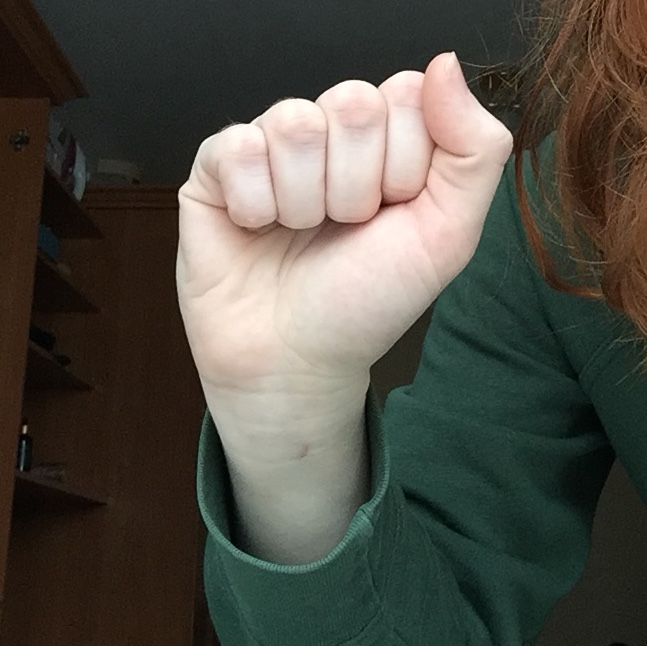
#> input picture imgs/mariia/a.jpg, 647 x 646 px; its folder holds only this picture in this run
$ python img2csv.py   (older library calls are emulated)
#> lines starting #> are read from the running program, lines starting #| are printed output that depends on the picture
import os
from PIL import Image
import numpy as np
import csv
import pandas as pd
import matplotlib.pyplot as plt
from sklearn.preprocessing import LabelBinarizer


def create_csv_from_image_data(directory_path, csv_name):
#> called with directory_path = '../imgs/mariia', csv_name = 'sign_mnist_test_mariia.csv'
    for dir_path, dir_names, filenames in os.walk(directory_path):
        first_row = ['label']
        for pixel_nr in range(1, 28 * 28 + 1):
            first_row.append('pixel{}'.format(str(pixel_nr)))
        with open(csv_name, 'a') as file:
            writer = csv.writer(file)
            writer.writerow(first_row)
        for filename in filenames:
            # print(os.path.splitext(filename)[0])
            img = Image.open(os.path.join(dir_path, filename))
#> img is the input picture: PIL image 647x646 RGB; mean R, G, B 80.4, 78, 69.3
            img = img.resize((28, 28))
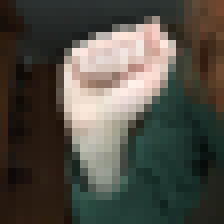
#> img: PIL image 28x28 RGB (shown 8 times larger); mean R, G, B 80.3, 78, 69.2
            img_grey = img.convert('L')
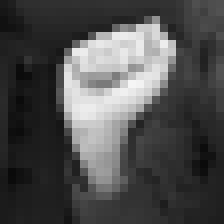
#> img_grey: PIL image 28x28 L (shown 8 times larger); min 10, max 245, mean 77.7
            value = np.asarray(img_grey.getdata(), dtype=np.int) \
                .reshape((28, 28)) \
                .flatten()
#> value = 784 values, max 245 at index 296, min 10 at index 585, mean 77.68
            value = np.insert(value, 0, (ord(filename[0]) - ord('a')))
#> value = 785 values, max 245 at index 297, min 0 at index 0, mean 77.58
            with open(csv_name, 'a') as file:
                writer = csv.writer(file)
                writer.writerow(value)


if __name__ == '__main__':
    create_csv_from_image_data('../imgs/mariia', 'sign_mnist_test_mariia.csv')

#> (the run stopped early here; a loop or call above may not have finished)

$ run again, on imgs/mariia/e.jpg
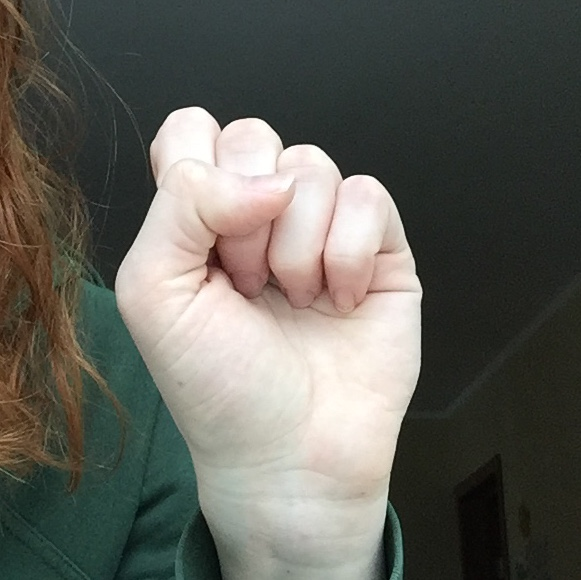
#> input picture imgs/mariia/e.jpg, 581 x 580 px
#> in create_csv_from_image_data, img is the input picture: PIL image 581x580 RGB; mean R, G, B 97.8, 97.7, 90.5
#> in create_csv_from_image_data, `img = img.resize((28, 28))`:
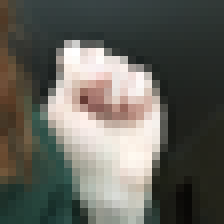
#> img: PIL image 28x28 RGB (shown 8 times larger); mean R, G, B 97.8, 97.7, 90.5
#> in create_csv_from_image_data, `img_grey = img.convert('L')`:
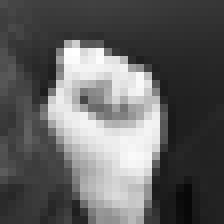
#> img_grey: PIL image 28x28 L (shown 8 times larger); min 8, max 255, mean 96.9
#> in create_csv_from_image_data, `value = np.asarray(img_grey.getdata(), dtype=np.int) \ .reshape((28, 2..`: value = 784 values, max 255 at index 177, min 8 at index 695, mean 96.91
#> in create_csv_from_image_data, `value = np.insert(value, 0, (ord(filename[0]) - ord('a')))`: value = 785 values, max 255 at index 178, min 4 at index 0, mean 96.79

$ run again, on imgs/mariia/f.jpg
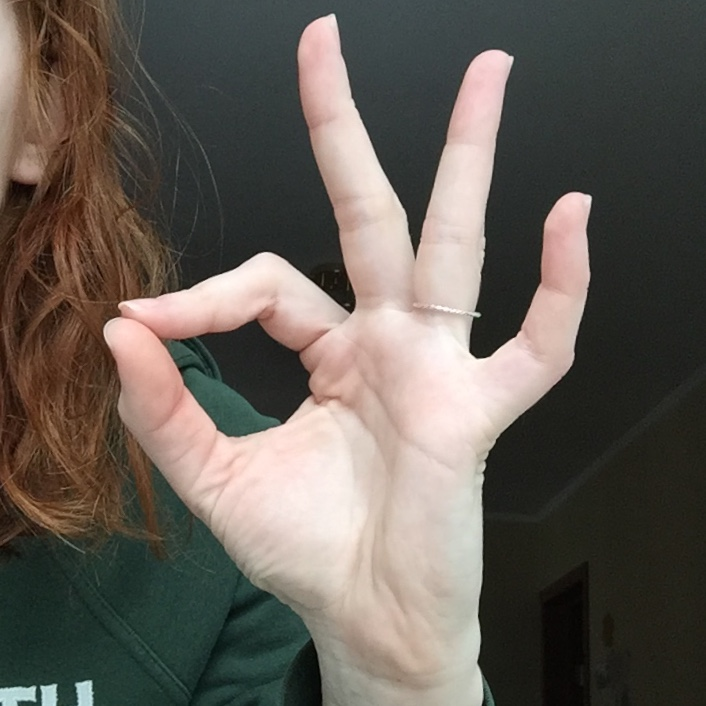
#> input picture imgs/mariia/f.jpg, 706 x 706 px
#> in create_csv_from_image_data, img is the input picture: PIL image 706x706 RGB; mean R, G, B 101.1, 94, 86.4
#> in create_csv_from_image_data, `img = img.resize((28, 28))`:
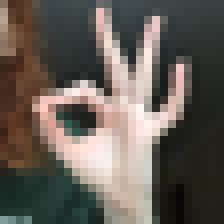
#> img: PIL image 28x28 RGB (shown 8 times larger); mean R, G, B 101, 93.9, 86.4
#> in create_csv_from_image_data, `img_grey = img.convert('L')`:
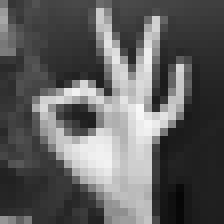
#> img_grey: PIL image 28x28 L (shown 8 times larger); min 6, max 248, mean 95.2
#> in create_csv_from_image_data, `value = np.asarray(img_grey.getdata(), dtype=np.int) \ .reshape((28, 2..`: value = 784 values, max 248 at index 381, min 6 at index 694, mean 95.18
#> in create_csv_from_image_data, `value = np.insert(value, 0, (ord(filename[0]) - ord('a')))`: value = 785 values, max 248 at index 382, min 5 at index 0, mean 95.06

$ run again, on imgs/mariia/g.jpg
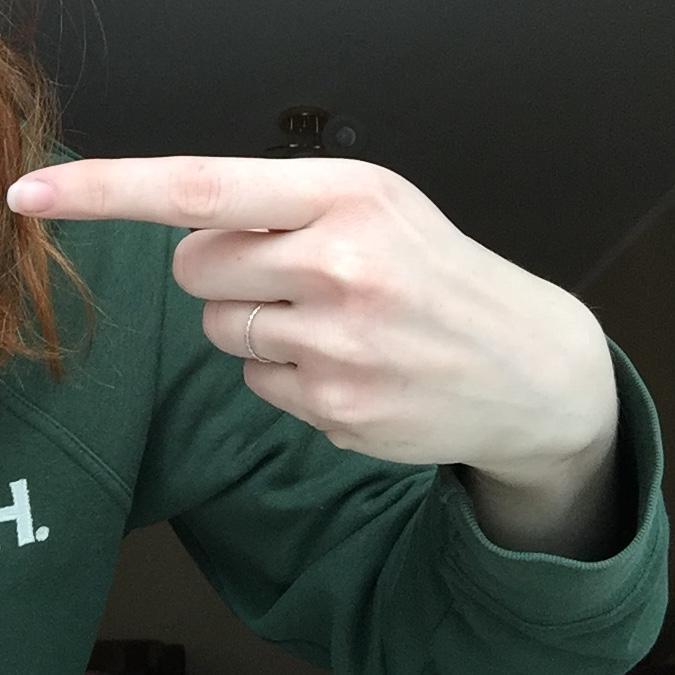
#> input picture imgs/mariia/g.jpg, 675 x 675 px
#> in create_csv_from_image_data, img is the input picture: PIL image 675x675 RGB; mean R, G, B 82.3, 86, 79.2
#> in create_csv_from_image_data, `img = img.resize((28, 28))`:
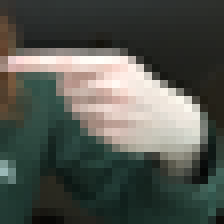
#> img: PIL image 28x28 RGB (shown 8 times larger); mean R, G, B 82.2, 86.2, 79.3
#> in create_csv_from_image_data, `img_grey = img.convert('L')`:
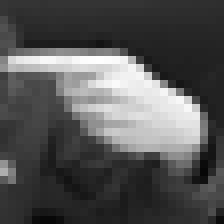
#> img_grey: PIL image 28x28 L (shown 8 times larger); min 6, max 254, mean 84.2
#> in create_csv_from_image_data, `value = np.asarray(img_grey.getdata(), dtype=np.int) \ .reshape((28, 2..`: value = 784 values, max 254 at index 208, min 6 at index 613, mean 84.2
#> in create_csv_from_image_data, `value = np.insert(value, 0, (ord(filename[0]) - ord('a')))`: value = 785 values, max 254 at index 209, min 6 at index 0, mean 84.1

$ run again, on imgs/mariia/b.jpg
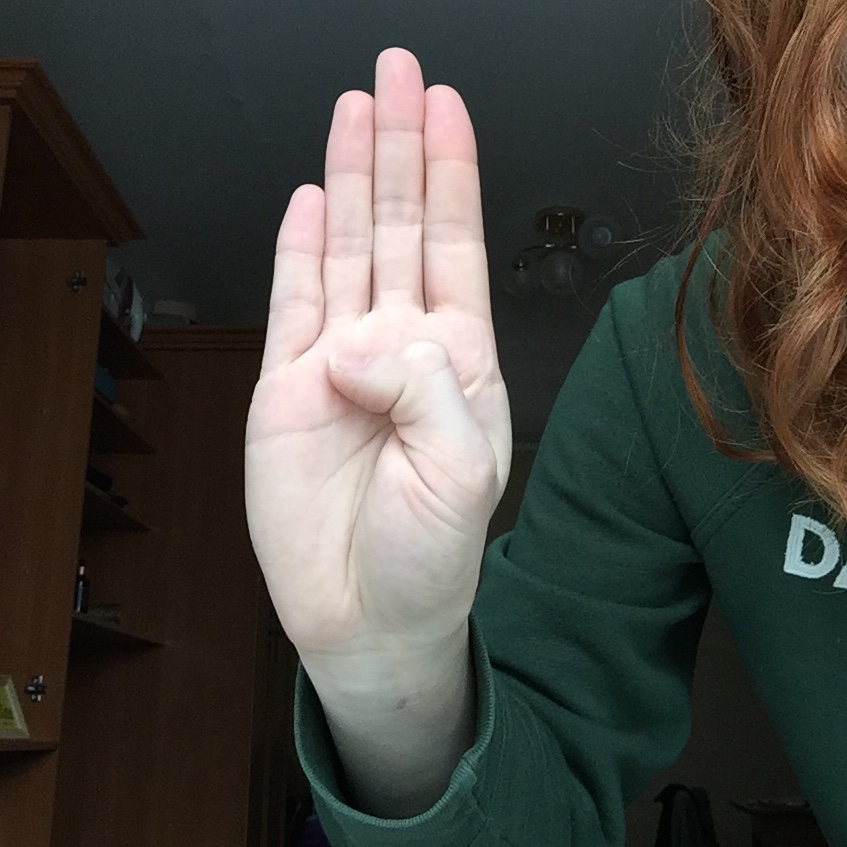
#> input picture imgs/mariia/b.jpg, 847 x 847 px
#> in create_csv_from_image_data, img is the input picture: PIL image 847x847 RGB; mean R, G, B 71.1, 69.8, 64.3
#> in create_csv_from_image_data, `img = img.resize((28, 28))`:
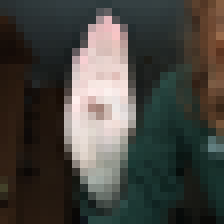
#> img: PIL image 28x28 RGB (shown 8 times larger); mean R, G, B 71.1, 69.8, 64.3
#> in create_csv_from_image_data, `img_grey = img.convert('L')`:
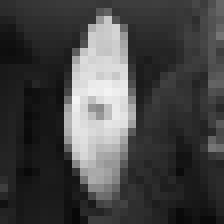
#> img_grey: PIL image 28x28 L (shown 8 times larger); min 8, max 243, mean 69.5
#> in create_csv_from_image_data, `value = np.asarray(img_grey.getdata(), dtype=np.int) \ .reshape((28, 2..`: value = 784 values, max 243 at index 321, min 8 at index 737, mean 69.54
#> in create_csv_from_image_data, `value = np.insert(value, 0, (ord(filename[0]) - ord('a')))`: value = 785 values, max 243 at index 322, min 1 at index 0, mean 69.45
